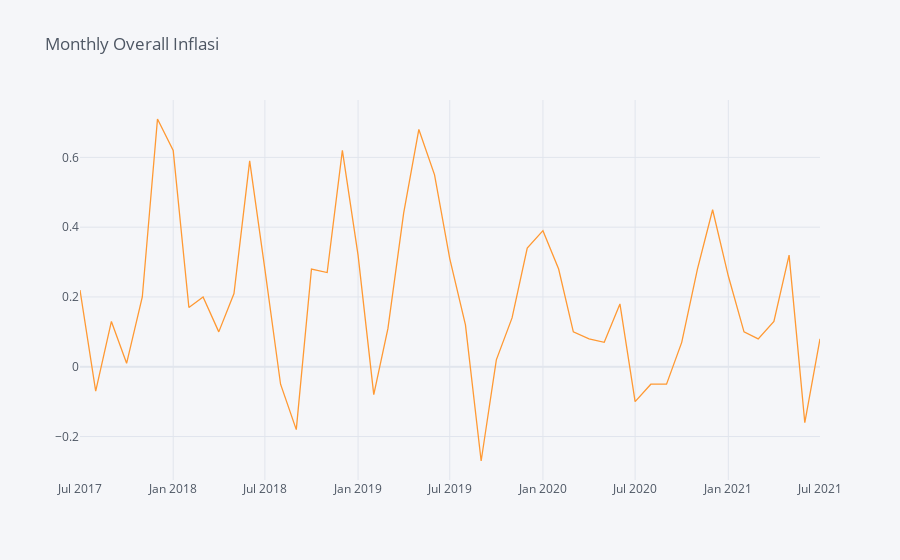

Write notebook code for a chart like this one.
### Markdown cell above
### Data Inflasi

### Code cell
df_penjualan_inflasi['Inflasi'].iplot(title="Monthly Overall Inflasi")

### Figure 1 — Plotly figure (JSON) as saved in the notebook; plotly's stock layout.template omitted (floating-point values rounded to 4 significant figures)
{"data": [{"line": {"color": "rgba(255, 153, 51, 1.0)", "dash": "solid", "shape": "linear", "width": 1.3}, "mode": "lines", "name": "Inflasi", "text": "", "type": "scatter", "x": ["2017-07-01", "2017-08-01", "2017-09-01", "2017-10-01", "2017-11-01", "2017-12-01", "2018-01-01", "2018-02-01", "2018-03-01", "2018-04-01", "2018-05-01", "2018-06-01", "2018-07-01", "2018-08-01", "2018-09-01", "2018-10-01", "2018-11-01", "2018-12-01", "2019-01-01", "2019-02-01", "2019-03-01", "2019-04-01", "2019-05-01", "2019-06-01", "2019-07-01", "2019-08-01", "2019-09-01", "2019-10-01", "2019-11-01", "2019-12-01", "2020-01-01", "2020-02-01", "2020-03-01", "2020-04-01", "2020-05-01", "2020-06-01", "2020-07-01", "2020-08-01", "2020-09-01", "2020-10-01", "2020-11-01", "2020-12-01", "2021-01-01", "2021-02-01", "2021-03-01", "2021-04-01", "2021-05-01", "2021-06-01", "2021-07-01"], "y": [0.22, -0.07, 0.13, 0.01, 0.2, 0.71, 0.62, 0.17, 0.2, 0.1, 0.21, 0.59, 0.28, -0.05, -0.18, 0.28, 0.27, 0.62, 0.32, -0.08, 0.11, 0.44, 0.68, 0.55, 0.31, 0.12, -0.27, 0.02, 0.14, 0.34, 0.39, 0.28, 0.1, 0.08, 0.07, 0.18, -0.1, -0.05, -0.05, 0.07, 0.28, 0.45, 0.26, 0.1, 0.08, 0.13, 0.32, -0.16, 0.08]}], "layout": {"legend": {"bgcolor": "#F5F6F9", "font": {"color": "#4D5663"}}, "paper_bgcolor": "#F5F6F9", "plot_bgcolor": "#F5F6F9", "title": {"font": {"color": "#4D5663"}, "text": "Monthly Overall Inflasi"}, "xaxis": {"gridcolor": "#E1E5ED", "showgrid": true, "tickfont": {"color": "#4D5663"}, "title": {"font": {"color": "#4D5663"}, "text": ""}, "zerolinecolor": "#E1E5ED"}, "yaxis": {"gridcolor": "#E1E5ED", "showgrid": true, "tickfont": {"color": "#4D5663"}, "title": {"font": {"color": "#4D5663"}, "text": ""}, "zerolinecolor": "#E1E5ED"}}}
